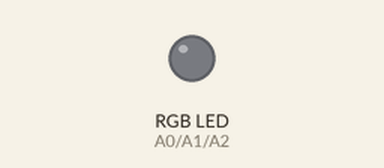
Recording of a sketch running on a simulated Arduino Uno, built with avr-gcc and run on an emulated ATmega328P. Shown: an RGB LED mixed from three pins (HIGH = lit).

Above: at 0.1 s.
At 8.3 s:
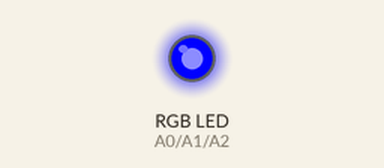
At 15.5 s:
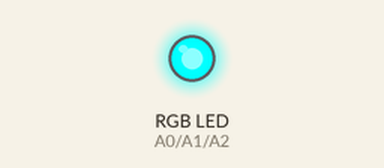
At 30.7 s:
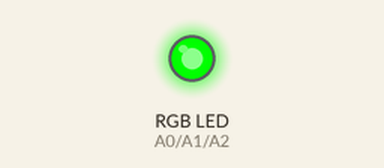
Timing chart, 0 to 40.0 s (numbered marks = the images above):
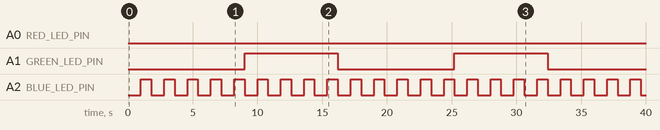

The sketch:

rgb_pwm.ino
```cpp
#define RED_LED_PIN A0
#define GREEN_LED_PIN A1
#define BLUE_LED_PIN A2

void setup() {
  // put your setup code here, to run once:
  Serial.begin(9600);
  pinMode(RED_LED_PIN, OUTPUT);
  pinMode(GREEN_LED_PIN, OUTPUT);
  pinMode(BLUE_LED_PIN, OUTPUT);

}

void loop() {
  // put your main code here, to run repeatedly:
  int r=0,g=0,b=0;
  for(r=0;r<=255;r+=30){
    analogWrite(RED_LED_PIN, r);
    for(g=0;g<=255;g+=30){
      analogWrite(GREEN_LED_PIN, g);
      for(b=0;b<=255;b+=30){
        analogWrite(BLUE_LED_PIN, b);
        delay(200);
      }
    }
  }
}
```

Measured:
- by itself, A1 (GREEN_LED_PIN): alternates HIGH for 7.2 s and LOW for 9.0 s
- by itself, A2 (BLUE_LED_PIN): alternates HIGH for 0.80 s and LOW for 1.0 s
- by itself, everything shown: repeats every 16.2 s, in 18 steps
